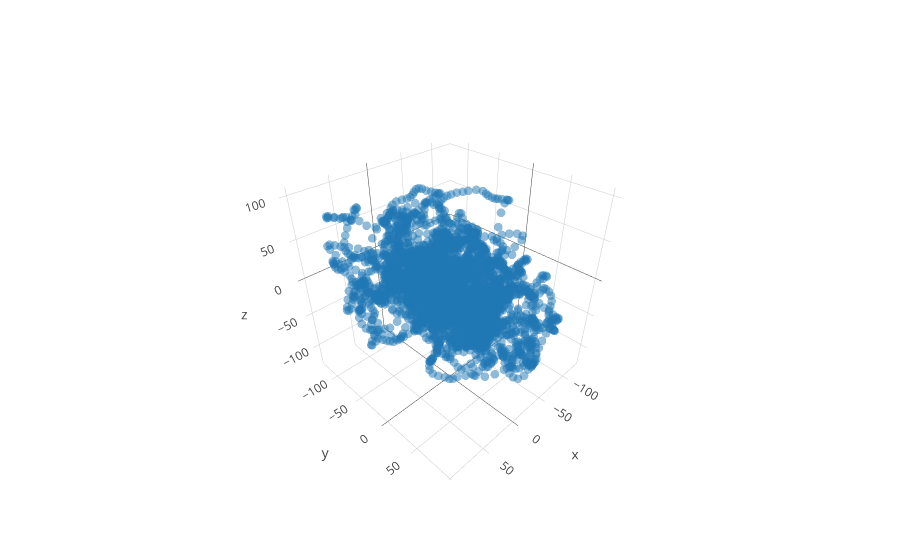

The cell this chart's notebook holds for it:
### Markdown cell above
For considerations of the evolution of this somewhat chaotic system, a possibility is given by the study of the time-delayed time-serie. This process allows us to recreate the vector in three dimensions, given a time_step (125 which is one second).

### Code cell
time_delayed_vec = vectorize(eeg_signal, 125, point_size=3, graph=True)

### Figure 1 — Plotly figure (JSON) as saved in the notebook; plotly's stock layout.template omitted (floating-point values rounded to 4 significant figures; data arrays with more than 128 entries replaced by an {"elided": "..."} marker saying what was removed)
{"data": [{"marker": {"size": 3}, "mode": "markers", "opacity": 0.5, "type": "scatter3d", "x": {"elided": "3498 float values"}, "y": {"elided": "3498 float values"}, "z": {"elided": "3498 float values"}}], "layout": {"xaxis1": {"anchor": "y1", "domain": [0, 1]}, "yaxis1": {"anchor": "x1", "domain": [0, 1]}}}
